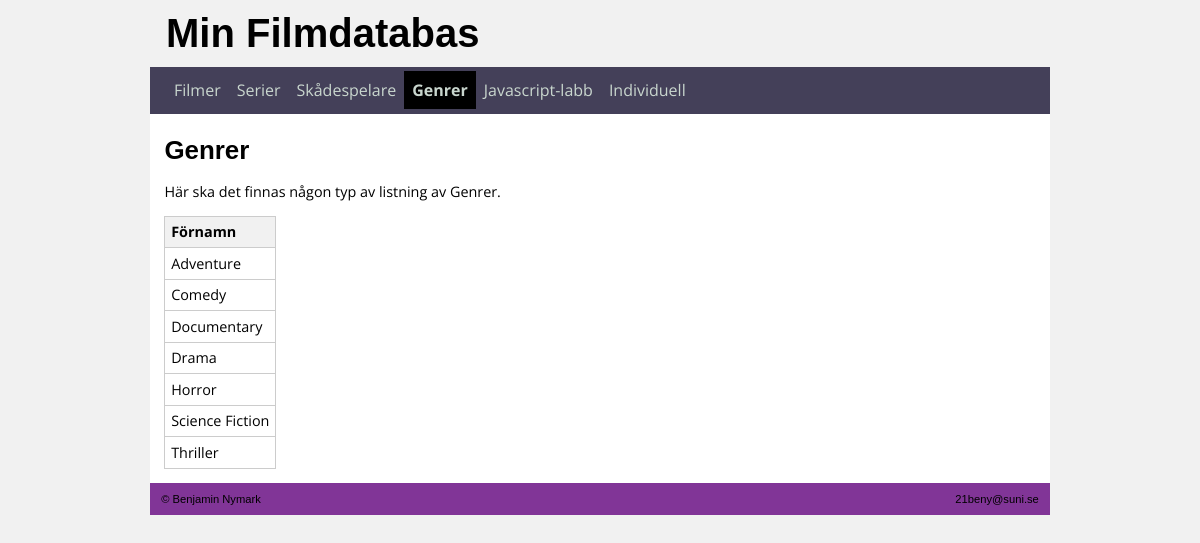
The page /filmdatabasen/index.php?sida=4 on the database its author committed.
### tables this page shows
CREATE TABLE `genre` (
  `genre_id` int(11) NOT NULL,
  `genrenamn` varchar(255) NOT NULL
);

### filmdatabasen/pagecontent_4.php (the view)
<?php
 require 'includes/databaskoppling.php';
$sql =  "SELECT * FROM genre ORDER BY genrenamn";
 $result = $mysqli->query($sql);
?>
<h1>Genrer</h1>
<table id="minTabell2">
  <thead>
    <tr>
      <th>Förnamn</th>
    </tr>
  </thead>
  <tbody>
<?php
 while($myRow = $result->fetch_array()) {
  echo "<tr><td>" . $myRow['genrenamn']  ."</td></tr>\n";
 }
?>
<p>
  Här ska det finnas någon typ av listning av Genrer.
</p>
 </tbody>
</table>

### filmdatabasen/css/min_stil.css (style rules this page uses)
* { box-sizing: border-box; }
body { margin:0; background-color: #f1f1f1; }
header, nav, table, #page-content { font-family: "Open sans", arial, verdana, sans-serif; }
header, #page-content h1, footer { font-family: arial, "Open sans", verdana, sans-serif; }
#page-content h1 { font-size: 1.8em; }
table { border-collapse: collapse; }
th { text-align: left; background-color: #f1f1f1; }
table, th, td { border: 1px solid #ccc; padding:0.4em; }

### rows shown on the page
genre: genrenamn "Adventure"
genre: genrenamn "Comedy"
genre: genrenamn "Documentary"
genre: genrenamn "Drama"
genre: genrenamn "Horror"
genre: genrenamn "Science Fiction"
genre: genrenamn "Thriller"

### other values the page prints
$value "Filmer"
$value "Serier"
$value "Skådespelare"
$value "Genrer"
$value "Javascript-labb"
$value "Individuell"
